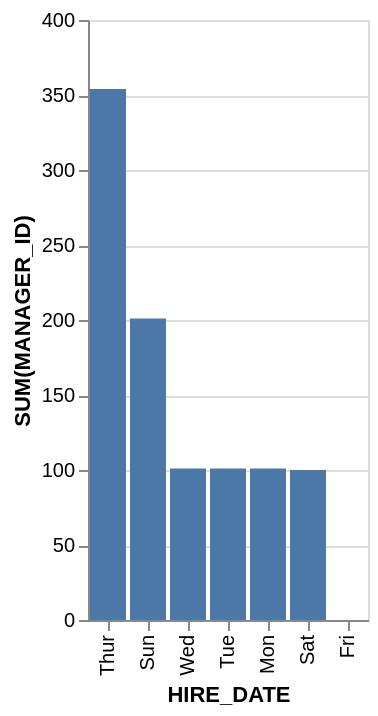

Specify this chart in Vega-Lite:
### Vega-Lite specification from a JSON file in a GitHub repository (floating-point values rounded to 4 significant figures)
{"data": {"values": [{"x_data": "Thur", "y_data": 354}, {"x_data": "Sun", "y_data": 201}, {"x_data": "Wed", "y_data": 101}, {"x_data": "Tue", "y_data": 101}, {"x_data": "Mon", "y_data": 101}, {"x_data": "Sat", "y_data": 100}, {"x_data": "Fri", "y_data": 0}]}, "mark": "bar", "encoding": {"x": {"field": "x_data", "type": "nominal", "title": "HIRE_DATE", "sort": {"op": "sum", "field": "y_data", "order": "descending"}}, "y": {"field": "y_data", "type": "quantitative", "title": "SUM(MANAGER_ID)"}}}
